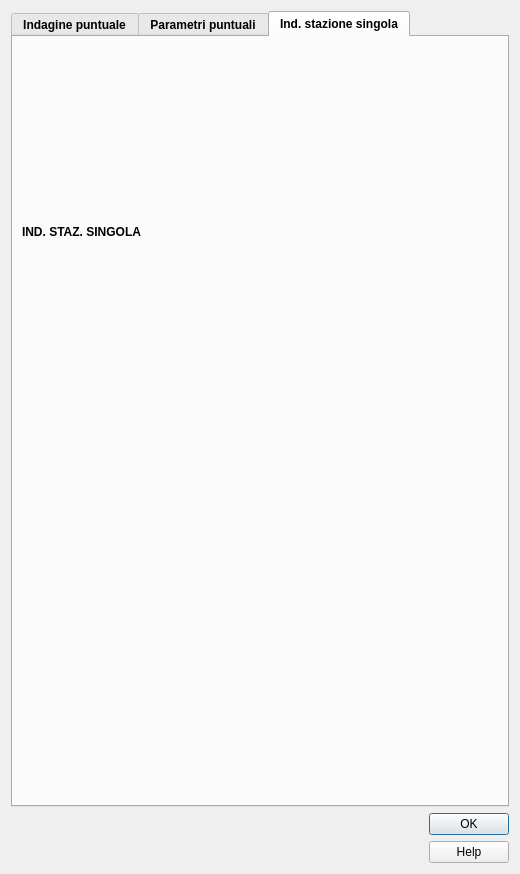
<?xml version="1.0" encoding="UTF-8"?>
<ui version="4.0">
 <class>indagini_puntuali</class>
 <widget class="QDialog" name="indagini_puntuali">
  <property name="geometry">
   <rect>
    <x>0</x>
    <y>0</y>
    <width>520</width>
    <height>874</height>
   </rect>
  </property>
  <property name="sizePolicy">
   <sizepolicy hsizetype="Fixed" vsizetype="Fixed">
    <horstretch>0</horstretch>
    <verstretch>0</verstretch>
   </sizepolicy>
  </property>
  <property name="minimumSize">
   <size>
    <width>520</width>
    <height>660</height>
   </size>
  </property>
  <property name="maximumSize">
   <size>
    <width>1500</width>
    <height>1500</height>
   </size>
  </property>
  <property name="windowTitle">
   <string>Indagini puntuali</string>
  </property>
  <property name="modal">
   <bool>true</bool>
  </property>
  <layout class="QVBoxLayout" name="verticalLayout_2">
   <item>
    <widget class="QTabWidget" name="tabWidget">
     <property name="sizePolicy">
      <sizepolicy hsizetype="Expanding" vsizetype="Expanding">
       <horstretch>0</horstretch>
       <verstretch>0</verstretch>
      </sizepolicy>
     </property>
     <property name="minimumSize">
      <size>
       <width>0</width>
       <height>0</height>
      </size>
     </property>
     <property name="maximumSize">
      <size>
       <width>1450</width>
       <height>1450</height>
      </size>
     </property>
     <property name="font">
      <font>
       <weight>75</weight>
       <bold>true</bold>
      </font>
     </property>
     <property name="currentIndex">
      <number>2</number>
     </property>
     <widget class="QWidget" name="tab">
      <attribute name="title">
       <string>Indagine puntuale</string>
      </attribute>
      <layout class="QGridLayout" name="gridLayout_3">
       <item row="10" column="0">
        <widget class="QLabel" name="label_13">
         <property name="sizePolicy">
          <sizepolicy hsizetype="Minimum" vsizetype="Preferred">
           <horstretch>0</horstretch>
           <verstretch>0</verstretch>
          </sizepolicy>
         </property>
         <property name="minimumSize">
          <size>
           <width>45</width>
           <height>0</height>
          </size>
         </property>
         <property name="font">
          <font>
           <weight>50</weight>
           <bold>false</bold>
          </font>
         </property>
         <property name="text">
          <string>&lt;html&gt;&lt;head/&gt;&lt;body&gt;&lt;p&gt;Nome precedente archivio (arch_ex)&lt;/p&gt;&lt;/body&gt;&lt;/html&gt;</string>
         </property>
        </widget>
       </item>
       <item row="0" column="0">
        <widget class="QLabel" name="label">
         <property name="font">
          <font>
           <weight>50</weight>
           <bold>false</bold>
          </font>
         </property>
         <property name="text">
          <string>&lt;html&gt;&lt;head/&gt;&lt;body&gt;&lt;p&gt;ID sito (id_spu)&lt;/p&gt;&lt;/body&gt;&lt;/html&gt;</string>
         </property>
        </widget>
       </item>
       <item row="14" column="1">
        <widget class="QLineEdit" name="spessore">
         <property name="enabled">
          <bool>false</bool>
         </property>
         <property name="toolTip">
          <string/>
         </property>
        </widget>
       </item>
       <item row="15" column="1">
        <widget class="QLineEdit" name="quota_slm_top">
         <property name="toolTip">
          <string/>
         </property>
        </widget>
       </item>
       <item row="20" column="0">
        <widget class="QLabel" name="label_8">
         <property name="text">
          <string>&lt;b&gt;Altro&lt;/b&gt;</string>
         </property>
        </widget>
       </item>
       <item row="13" column="0">
        <widget class="QLabel" name="label_15">
         <property name="sizePolicy">
          <sizepolicy hsizetype="Minimum" vsizetype="Preferred">
           <horstretch>0</horstretch>
           <verstretch>0</verstretch>
          </sizepolicy>
         </property>
         <property name="minimumSize">
          <size>
           <width>45</width>
           <height>0</height>
          </size>
         </property>
         <property name="font">
          <font>
           <weight>50</weight>
           <bold>false</bold>
          </font>
         </property>
         <property name="text">
          <string>&lt;html&gt;&lt;head/&gt;&lt;body&gt;&lt;p&gt;Profondità del BOTTOM (prof_bot)&lt;/p&gt;&lt;/body&gt;&lt;/html&gt;</string>
         </property>
        </widget>
       </item>
       <item row="4" column="1">
        <widget class="Line" name="line">
         <property name="orientation">
          <enum>Qt::Horizontal</enum>
         </property>
        </widget>
       </item>
       <item row="19" column="0">
        <widget class="QLabel" name="label_18">
         <property name="sizePolicy">
          <sizepolicy hsizetype="Minimum" vsizetype="Preferred">
           <horstretch>0</horstretch>
           <verstretch>0</verstretch>
          </sizepolicy>
         </property>
         <property name="minimumSize">
          <size>
           <width>45</width>
           <height>0</height>
          </size>
         </property>
         <property name="font">
          <font>
           <weight>50</weight>
           <bold>false</bold>
          </font>
         </property>
         <property name="text">
          <string>&lt;html&gt;&lt;head/&gt;&lt;body&gt;&lt;p&gt;Pagina documento&lt;/p&gt;&lt;/body&gt;&lt;/html&gt;</string>
         </property>
        </widget>
       </item>
       <item row="8" column="0">
        <widget class="QLabel" name="label_9">
         <property name="sizePolicy">
          <sizepolicy hsizetype="Minimum" vsizetype="Preferred">
           <horstretch>0</horstretch>
           <verstretch>0</verstretch>
          </sizepolicy>
         </property>
         <property name="minimumSize">
          <size>
           <width>45</width>
           <height>0</height>
          </size>
         </property>
         <property name="font">
          <font>
           <weight>50</weight>
           <bold>false</bold>
          </font>
         </property>
         <property name="text">
          <string>&lt;html&gt;&lt;head/&gt;&lt;body&gt;Tipo dell'indagine (tipo_ind)&lt;/body&gt;&lt;/html&gt;</string>
         </property>
        </widget>
       </item>
       <item row="16" column="0">
        <widget class="QLabel" name="label_17">
         <property name="sizePolicy">
          <sizepolicy hsizetype="Minimum" vsizetype="Preferred">
           <horstretch>0</horstretch>
           <verstretch>0</verstretch>
          </sizepolicy>
         </property>
         <property name="minimumSize">
          <size>
           <width>45</width>
           <height>0</height>
          </size>
         </property>
         <property name="font">
          <font>
           <weight>50</weight>
           <bold>false</bold>
          </font>
         </property>
         <property name="text">
          <string>&lt;html&gt;&lt;head/&gt;&lt;body&gt;&lt;p&gt;Quota slm del BOTTOM (prof_slm_bot)&lt;/p&gt;&lt;/body&gt;&lt;/html&gt;</string>
         </property>
        </widget>
       </item>
       <item row="21" column="0">
        <widget class="QLabel" name="label_6">
         <property name="font">
          <font>
           <weight>50</weight>
           <bold>false</bold>
          </font>
         </property>
         <property name="text">
          <string>&lt;html&gt;&lt;head/&gt;&lt;body&gt;&lt;p&gt;Data dell'indagine (data_ind)&lt;/p&gt;&lt;/body&gt;&lt;/html&gt;</string>
         </property>
        </widget>
       </item>
       <item row="9" column="1">
        <widget class="QLineEdit" name="id_indpuex">
         <property name="toolTip">
          <string/>
         </property>
        </widget>
       </item>
       <item row="22" column="0">
        <widget class="QLabel" name="label_7">
         <property name="font">
          <font>
           <weight>50</weight>
           <bold>false</bold>
          </font>
         </property>
         <property name="text">
          <string>&lt;html&gt;&lt;head/&gt;&lt;body&gt;&lt;p&gt;Note (note_ind)&lt;/p&gt;&lt;/body&gt;&lt;/html&gt;</string>
         </property>
        </widget>
       </item>
       <item row="7" column="1">
        <widget class="QComboBox" name="classe_ind">
         <property name="sizePolicy">
          <sizepolicy hsizetype="Expanding" vsizetype="Fixed">
           <horstretch>0</horstretch>
           <verstretch>0</verstretch>
          </sizepolicy>
         </property>
         <property name="toolTip">
          <string/>
         </property>
        </widget>
       </item>
       <item row="19" column="1">
        <widget class="QLineEdit" name="doc_pag">
         <property name="toolTip">
          <string/>
         </property>
        </widget>
       </item>
       <item row="2" column="1">
        <widget class="QLineEdit" name="pkey_spu">
         <property name="enabled">
          <bool>false</bool>
         </property>
        </widget>
       </item>
       <item row="17" column="0">
        <widget class="QLabel" name="label_4">
         <property name="text">
          <string>&lt;b&gt;Allegato&lt;/b&gt;</string>
         </property>
        </widget>
       </item>
       <item row="8" column="1">
        <layout class="QHBoxLayout" name="horizontalLayout_2">
         <item>
          <widget class="QComboBox" name="tipo_ind_box">
           <property name="sizePolicy">
            <sizepolicy hsizetype="Expanding" vsizetype="Fixed">
             <horstretch>0</horstretch>
             <verstretch>0</verstretch>
            </sizepolicy>
           </property>
           <property name="toolTip">
            <string/>
           </property>
          </widget>
         </item>
         <item>
          <widget class="QLineEdit" name="tipo_ind">
           <property name="enabled">
            <bool>false</bool>
           </property>
           <property name="sizePolicy">
            <sizepolicy hsizetype="Minimum" vsizetype="Fixed">
             <horstretch>0</horstretch>
             <verstretch>0</verstretch>
            </sizepolicy>
           </property>
           <property name="minimumSize">
            <size>
             <width>50</width>
             <height>20</height>
            </size>
           </property>
           <property name="palette">
            <palette>
             <active>
              <colorrole role="Text">
               <brush brushstyle="SolidPattern">
                <color alpha="255">
                 <red>113</red>
                 <green>113</green>
                 <blue>113</blue>
                </color>
               </brush>
              </colorrole>
              <colorrole role="PlaceholderText">
               <brush brushstyle="NoBrush">
                <color alpha="128">
                 <red>113</red>
                 <green>113</green>
                 <blue>113</blue>
                </color>
               </brush>
              </colorrole>
             </active>
             <inactive>
              <colorrole role="Text">
               <brush brushstyle="SolidPattern">
                <color alpha="255">
                 <red>113</red>
                 <green>113</green>
                 <blue>113</blue>
                </color>
               </brush>
              </colorrole>
              <colorrole role="PlaceholderText">
               <brush brushstyle="NoBrush">
                <color alpha="128">
                 <red>113</red>
                 <green>113</green>
                 <blue>113</blue>
                </color>
               </brush>
              </colorrole>
             </inactive>
             <disabled>
              <colorrole role="Text">
               <brush brushstyle="SolidPattern">
                <color alpha="255">
                 <red>120</red>
                 <green>120</green>
                 <blue>120</blue>
                </color>
               </brush>
              </colorrole>
              <colorrole role="PlaceholderText">
               <brush brushstyle="NoBrush">
                <color alpha="128">
                 <red>113</red>
                 <green>113</green>
                 <blue>113</blue>
                </color>
               </brush>
              </colorrole>
             </disabled>
            </palette>
           </property>
          </widget>
         </item>
        </layout>
       </item>
       <item row="18" column="0">
        <widget class="QLabel" name="label_19">
         <property name="sizePolicy">
          <sizepolicy hsizetype="Minimum" vsizetype="Preferred">
           <horstretch>0</horstretch>
           <verstretch>0</verstretch>
          </sizepolicy>
         </property>
         <property name="minimumSize">
          <size>
           <width>45</width>
           <height>0</height>
          </size>
         </property>
         <property name="font">
          <font>
           <weight>50</weight>
           <bold>false</bold>
          </font>
         </property>
         <property name="text">
          <string>&lt;html&gt;&lt;head/&gt;&lt;body&gt;&lt;p&gt;Documento allegato (doc_ind)&lt;/p&gt;&lt;/body&gt;&lt;/html&gt;</string>
         </property>
        </widget>
       </item>
       <item row="22" column="1">
        <widget class="QTextEdit" name="note_ind">
         <property name="sizePolicy">
          <sizepolicy hsizetype="Expanding" vsizetype="MinimumExpanding">
           <horstretch>0</horstretch>
           <verstretch>0</verstretch>
          </sizepolicy>
         </property>
         <property name="maximumSize">
          <size>
           <width>16777215</width>
           <height>100</height>
          </size>
         </property>
         <property name="font">
          <font>
           <weight>50</weight>
           <bold>false</bold>
          </font>
         </property>
         <property name="toolTip">
          <string/>
         </property>
        </widget>
       </item>
       <item row="9" column="0">
        <widget class="QLabel" name="label_12">
         <property name="sizePolicy">
          <sizepolicy hsizetype="Minimum" vsizetype="Preferred">
           <horstretch>0</horstretch>
           <verstretch>0</verstretch>
          </sizepolicy>
         </property>
         <property name="minimumSize">
          <size>
           <width>45</width>
           <height>0</height>
          </size>
         </property>
         <property name="font">
          <font>
           <weight>50</weight>
           <bold>false</bold>
          </font>
         </property>
         <property name="text">
          <string>&lt;!DOCTYPE HTML PUBLIC &quot;-//W3C//DTD HTML 4.0//EN&quot; &quot;http://www.w3.org/TR/REC-html40/strict.dtd&quot;&gt;
&lt;html&gt;&lt;head&gt;&lt;meta name=&quot;qrichtext&quot; content=&quot;1&quot; /&gt;&lt;style type=&quot;text/css&quot;&gt;
p, li { white-space: pre-wrap; }
&lt;/style&gt;&lt;/head&gt;&lt;body style=&quot; font-family:'MS Shell Dlg 2'; font-size:8pt; font-weight:400; font-style:normal;&quot;&gt;
&lt;p style=&quot; margin-top:12px; margin-bottom:12px; margin-left:0px; margin-right:0px; -qt-block-indent:0; text-indent:0px;&quot;&gt;Precedente ID (id_indpuex)&lt;/p&gt;&lt;/body&gt;&lt;/html&gt;</string>
         </property>
        </widget>
       </item>
       <item row="15" column="0">
        <widget class="QLabel" name="label_16">
         <property name="sizePolicy">
          <sizepolicy hsizetype="Minimum" vsizetype="Preferred">
           <horstretch>0</horstretch>
           <verstretch>0</verstretch>
          </sizepolicy>
         </property>
         <property name="minimumSize">
          <size>
           <width>45</width>
           <height>0</height>
          </size>
         </property>
         <property name="font">
          <font>
           <weight>50</weight>
           <bold>false</bold>
          </font>
         </property>
         <property name="text">
          <string>&lt;html&gt;&lt;head/&gt;&lt;body&gt;&lt;p&gt;Quota slm del TOP (prof_slm_top)&lt;/p&gt;&lt;/body&gt;&lt;/html&gt;</string>
         </property>
        </widget>
       </item>
       <item row="21" column="1">
        <widget class="QDateTimeEdit" name="data_ind">
         <property name="font">
          <font>
           <weight>50</weight>
           <bold>false</bold>
          </font>
         </property>
         <property name="toolTip">
          <string/>
         </property>
        </widget>
       </item>
       <item row="16" column="1">
        <widget class="QLineEdit" name="quota_slm_bot">
         <property name="toolTip">
          <string/>
         </property>
        </widget>
       </item>
       <item row="10" column="1">
        <widget class="QLineEdit" name="arch_ex">
         <property name="toolTip">
          <string/>
         </property>
        </widget>
       </item>
       <item row="7" column="0">
        <widget class="QLabel" name="label_5">
         <property name="sizePolicy">
          <sizepolicy hsizetype="Minimum" vsizetype="Preferred">
           <horstretch>0</horstretch>
           <verstretch>0</verstretch>
          </sizepolicy>
         </property>
         <property name="minimumSize">
          <size>
           <width>45</width>
           <height>0</height>
          </size>
         </property>
         <property name="font">
          <font>
           <weight>50</weight>
           <bold>false</bold>
          </font>
         </property>
         <property name="text">
          <string>&lt;html&gt;&lt;head/&gt;&lt;body&gt;&lt;p&gt;Classe dell'indagine (classe_ind)&lt;/body&gt;&lt;/html&gt;</string>
         </property>
        </widget>
       </item>
       <item row="4" column="0">
        <widget class="QLabel" name="label_3">
         <property name="text">
          <string>&lt;b&gt;Indagine&lt;/b&gt;</string>
         </property>
        </widget>
       </item>
       <item row="5" column="1">
        <widget class="QLineEdit" name="id_indpu">
         <property name="enabled">
          <bool>false</bool>
         </property>
         <property name="palette">
          <palette>
           <active>
            <colorrole role="Text">
             <brush brushstyle="SolidPattern">
              <color alpha="255">
               <red>113</red>
               <green>113</green>
               <blue>113</blue>
              </color>
             </brush>
            </colorrole>
            <colorrole role="PlaceholderText">
             <brush brushstyle="NoBrush">
              <color alpha="128">
               <red>113</red>
               <green>113</green>
               <blue>113</blue>
              </color>
             </brush>
            </colorrole>
           </active>
           <inactive>
            <colorrole role="Text">
             <brush brushstyle="SolidPattern">
              <color alpha="255">
               <red>113</red>
               <green>113</green>
               <blue>113</blue>
              </color>
             </brush>
            </colorrole>
            <colorrole role="PlaceholderText">
             <brush brushstyle="NoBrush">
              <color alpha="128">
               <red>113</red>
               <green>113</green>
               <blue>113</blue>
              </color>
             </brush>
            </colorrole>
           </inactive>
           <disabled>
            <colorrole role="Text">
             <brush brushstyle="SolidPattern">
              <color alpha="255">
               <red>120</red>
               <green>120</green>
               <blue>120</blue>
              </color>
             </brush>
            </colorrole>
            <colorrole role="PlaceholderText">
             <brush brushstyle="NoBrush">
              <color alpha="128">
               <red>113</red>
               <green>113</green>
               <blue>113</blue>
              </color>
             </brush>
            </colorrole>
           </disabled>
          </palette>
         </property>
         <property name="toolTip">
          <string/>
         </property>
        </widget>
       </item>
       <item row="18" column="1">
        <layout class="QHBoxLayout" name="horizontalLayout_3">
         <item>
          <widget class="QLineEdit" name="doc_ind">
           <property name="enabled">
            <bool>false</bool>
           </property>
           <property name="sizePolicy">
            <sizepolicy hsizetype="Expanding" vsizetype="Fixed">
             <horstretch>0</horstretch>
             <verstretch>0</verstretch>
            </sizepolicy>
           </property>
           <property name="palette">
            <palette>
             <active>
              <colorrole role="Text">
               <brush brushstyle="SolidPattern">
                <color alpha="255">
                 <red>113</red>
                 <green>113</green>
                 <blue>113</blue>
                </color>
               </brush>
              </colorrole>
              <colorrole role="PlaceholderText">
               <brush brushstyle="NoBrush">
                <color alpha="128">
                 <red>113</red>
                 <green>113</green>
                 <blue>113</blue>
                </color>
               </brush>
              </colorrole>
             </active>
             <inactive>
              <colorrole role="Text">
               <brush brushstyle="SolidPattern">
                <color alpha="255">
                 <red>113</red>
                 <green>113</green>
                 <blue>113</blue>
                </color>
               </brush>
              </colorrole>
              <colorrole role="PlaceholderText">
               <brush brushstyle="NoBrush">
                <color alpha="128">
                 <red>113</red>
                 <green>113</green>
                 <blue>113</blue>
                </color>
               </brush>
              </colorrole>
             </inactive>
             <disabled>
              <colorrole role="Text">
               <brush brushstyle="SolidPattern">
                <color alpha="255">
                 <red>120</red>
                 <green>120</green>
                 <blue>120</blue>
                </color>
               </brush>
              </colorrole>
              <colorrole role="PlaceholderText">
               <brush brushstyle="NoBrush">
                <color alpha="128">
                 <red>113</red>
                 <green>113</green>
                 <blue>113</blue>
                </color>
               </brush>
              </colorrole>
             </disabled>
            </palette>
           </property>
           <property name="toolTip">
            <string/>
           </property>
          </widget>
         </item>
         <item>
          <widget class="QPushButton" name="pushButton">
           <property name="sizePolicy">
            <sizepolicy hsizetype="Minimum" vsizetype="Fixed">
             <horstretch>0</horstretch>
             <verstretch>0</verstretch>
            </sizepolicy>
           </property>
           <property name="cursor">
            <cursorShape>PointingHandCursor</cursorShape>
           </property>
           <property name="text">
            <string>...</string>
           </property>
          </widget>
         </item>
        </layout>
       </item>
       <item row="5" column="0">
        <widget class="QLabel" name="label_21">
         <property name="font">
          <font>
           <weight>50</weight>
           <bold>false</bold>
          </font>
         </property>
         <property name="text">
          <string>ID indagine</string>
         </property>
        </widget>
       </item>
       <item row="12" column="1">
        <widget class="QLineEdit" name="prof_top">
         <property name="toolTip">
          <string/>
         </property>
        </widget>
       </item>
       <item row="13" column="1">
        <widget class="QLineEdit" name="prof_bot">
         <property name="toolTip">
          <string/>
         </property>
        </widget>
       </item>
       <item row="11" column="0">
        <widget class="QLabel" name="label_11">
         <property name="text">
          <string>&lt;b&gt;Quota&lt;/b&gt;</string>
         </property>
        </widget>
       </item>
       <item row="11" column="1">
        <widget class="Line" name="line_4">
         <property name="orientation">
          <enum>Qt::Horizontal</enum>
         </property>
        </widget>
       </item>
       <item row="12" column="0">
        <widget class="QLabel" name="label_14">
         <property name="sizePolicy">
          <sizepolicy hsizetype="Minimum" vsizetype="Preferred">
           <horstretch>0</horstretch>
           <verstretch>0</verstretch>
          </sizepolicy>
         </property>
         <property name="minimumSize">
          <size>
           <width>45</width>
           <height>0</height>
          </size>
         </property>
         <property name="font">
          <font>
           <weight>50</weight>
           <bold>false</bold>
          </font>
         </property>
         <property name="text">
          <string>&lt;html&gt;&lt;head/&gt;&lt;body&gt;&lt;p&gt;Profondità del TOP (prof_top)&lt;/p&gt;&lt;/body&gt;&lt;/html&gt;</string>
         </property>
        </widget>
       </item>
       <item row="0" column="1">
        <widget class="QComboBox" name="id_spu">
         <property name="toolTip">
          <string/>
         </property>
        </widget>
       </item>
       <item row="14" column="0">
        <widget class="QLabel" name="label_2">
         <property name="font">
          <font>
           <weight>50</weight>
           <bold>false</bold>
          </font>
         </property>
         <property name="text">
          <string>&lt;html&gt;&lt;head/&gt;&lt;body&gt;&lt;p&gt;Spessore complessivo (spessore)&lt;/p&gt;&lt;/body&gt;&lt;/html&gt;</string>
         </property>
        </widget>
       </item>
       <item row="17" column="1">
        <widget class="Line" name="line_2">
         <property name="orientation">
          <enum>Qt::Horizontal</enum>
         </property>
        </widget>
       </item>
       <item row="20" column="1">
        <widget class="Line" name="line_3">
         <property name="orientation">
          <enum>Qt::Horizontal</enum>
         </property>
        </widget>
       </item>
      </layout>
     </widget>
     <widget class="QWidget" name="tab_2">
      <attribute name="title">
       <string>Parametri puntuali</string>
      </attribute>
      <layout class="QGridLayout" name="gridLayout_4">
       <item row="1" column="0">
        <widget class="QgsRelationEditorWidget" name="fk_p_indagini_parametri">
         <property name="sizePolicy">
          <sizepolicy hsizetype="Minimum" vsizetype="Minimum">
           <horstretch>0</horstretch>
           <verstretch>0</verstretch>
          </sizepolicy>
         </property>
         <property name="font">
          <font>
           <family>Arial</family>
           <weight>75</weight>
           <bold>true</bold>
          </font>
         </property>
         <property name="toolTip">
          <string>Parametri correlati.</string>
         </property>
         <property name="styleSheet">
          <string notr="true">QgsCollapsibleGroupBoxBasic::title, QgsCollapsibleGroupBox::title {  subcontrol-origin: margin;  subcontrol-position: top left;  margin-left: 20px;  margin-right: 5px;  left: 0px;  top: 2px;}</string>
         </property>
         <property name="viewMode">
          <enum>QgsDualView::AttributeTable</enum>
         </property>
         <property name="title" stdset="0">
          <string>Parametri correlati</string>
         </property>
         <property name="qgisRelation" stdset="0">
          <string notr="true">fk_p_indagini_parametri</string>
         </property>
        </widget>
       </item>
       <item row="0" column="0">
        <widget class="QLabel" name="label_20">
         <property name="text">
          <string>&lt;B&gt;PARAMETRI PUNTUALI&lt;/B&gt;</string>
         </property>
        </widget>
       </item>
      </layout>
     </widget>
     <widget class="QWidget" name="tab_3">
      <attribute name="title">
       <string>Ind. stazione singola</string>
      </attribute>
      <layout class="QGridLayout" name="gridLayout_6">
       <item row="1" column="0">
        <widget class="QgsRelationEditorWidget" name="fk_p_indagini_hvsr">
         <property name="sizePolicy">
          <sizepolicy hsizetype="Minimum" vsizetype="Minimum">
           <horstretch>0</horstretch>
           <verstretch>0</verstretch>
          </sizepolicy>
         </property>
         <property name="minimumSize">
          <size>
           <width>0</width>
           <height>0</height>
          </size>
         </property>
         <property name="maximumSize">
          <size>
           <width>16777215</width>
           <height>16777215</height>
          </size>
         </property>
         <property name="font">
          <font>
           <family>Arial</family>
           <weight>75</weight>
           <bold>true</bold>
          </font>
         </property>
         <property name="toolTip">
          <string>Parametri correlati.</string>
         </property>
         <property name="styleSheet">
          <string notr="true">QgsCollapsibleGroupBoxBasic::title, QgsCollapsibleGroupBox::title {  subcontrol-origin: margin;  subcontrol-position: top left;  margin-left: 20px;  margin-right: 5px;  left: 0px;  top: 2px;}</string>
         </property>
         <property name="viewMode">
          <enum>QgsDualView::AttributeTable</enum>
         </property>
         <property name="title" stdset="0">
          <string>Ind. stazione singola</string>
         </property>
         <property name="qgisRelation" stdset="0">
          <string notr="true">fk_p_indagini_hvsr</string>
         </property>
        </widget>
       </item>
       <item row="0" column="0">
        <widget class="QLabel" name="label_24">
         <property name="text">
          <string>&lt;B&gt;IND. STAZ. SINGOLA&lt;/B&gt;</string>
         </property>
        </widget>
       </item>
      </layout>
     </widget>
    </widget>
   </item>
   <item>
    <layout class="QHBoxLayout" name="horizontalLayout">
     <item>
      <widget class="QLabel" name="label_logo_cnr">
       <property name="maximumSize">
        <size>
         <width>81</width>
         <height>60</height>
        </size>
       </property>
       <property name="text">
        <string/>
       </property>
       <property name="pixmap">
        <pixmap>../loghi/Logo CNR-2010-Quadrato-ITA-high.png</pixmap>
       </property>
       <property name="scaledContents">
        <bool>true</bool>
       </property>
      </widget>
     </item>
     <item>
      <widget class="QLabel" name="label_logo_igag">
       <property name="maximumSize">
        <size>
         <width>70</width>
         <height>60</height>
        </size>
       </property>
       <property name="text">
        <string/>
       </property>
       <property name="pixmap">
        <pixmap>../loghi/IGAG-CMYK.png</pixmap>
       </property>
       <property name="scaledContents">
        <bool>true</bool>
       </property>
      </widget>
     </item>
     <item>
      <spacer name="horizontalSpacer">
       <property name="orientation">
        <enum>Qt::Horizontal</enum>
       </property>
       <property name="sizeHint" stdset="0">
        <size>
         <width>40</width>
         <height>20</height>
        </size>
       </property>
      </spacer>
     </item>
     <item>
      <layout class="QVBoxLayout" name="verticalLayout">
       <item>
        <widget class="QDialogButtonBox" name="buttonBox">
         <property name="sizePolicy">
          <sizepolicy hsizetype="Fixed" vsizetype="Fixed">
           <horstretch>0</horstretch>
           <verstretch>0</verstretch>
          </sizepolicy>
         </property>
         <property name="minimumSize">
          <size>
           <width>0</width>
           <height>0</height>
          </size>
         </property>
         <property name="cursor">
          <cursorShape>PointingHandCursor</cursorShape>
         </property>
         <property name="orientation">
          <enum>Qt::Vertical</enum>
         </property>
         <property name="standardButtons">
          <set>QDialogButtonBox::Ok</set>
         </property>
         <property name="centerButtons">
          <bool>true</bool>
         </property>
        </widget>
       </item>
       <item>
        <widget class="QPushButton" name="help_button">
         <property name="cursor">
          <cursorShape>PointingHandCursor</cursorShape>
         </property>
         <property name="text">
          <string>Help</string>
         </property>
        </widget>
       </item>
      </layout>
     </item>
    </layout>
   </item>
  </layout>
 </widget>
 <customwidgets>
  <customwidget>
   <class>QgsRelationEditorWidget</class>
   <extends>QWidget</extends>
   <header>qgsrelationeditorwidget.h</header>
   <container>1</container>
  </customwidget>
 </customwidgets>
 <resources/>
 <connections/>
</ui>
